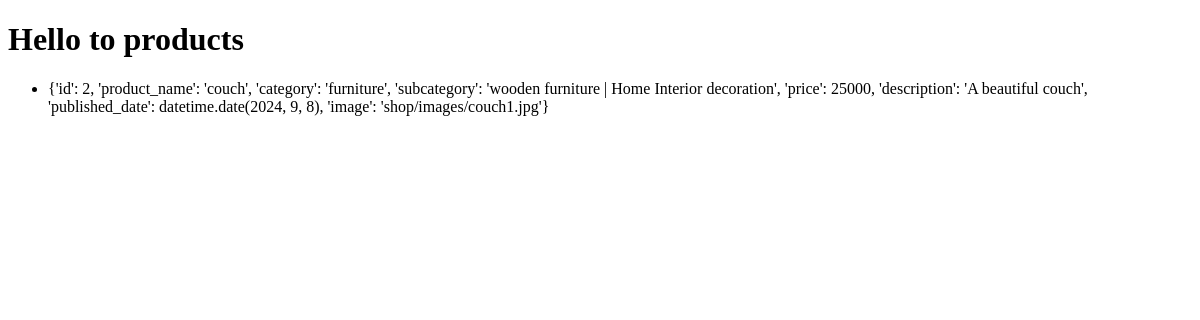
The app's page /shop/productView, older data.
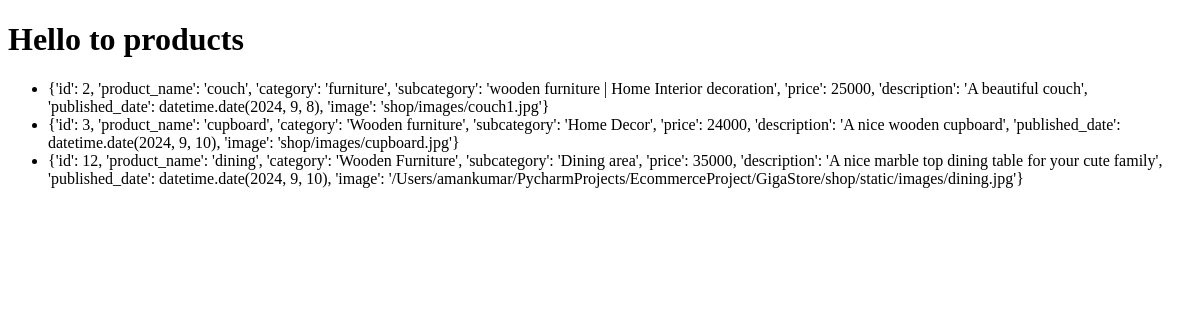
The same page, newer data.
### shop/models.py (models this page shows, shortened)
class Product(models.Model):
    product_id = models.AutoField
    product_name = models.CharField(max_length=50)
    category = models.CharField(max_length=50)
    subcategory = models.CharField(max_length=50, default="", blank=True)
    price = models.IntegerField(default=0)
    description = models.CharField(max_length=300, default="", blank=True)
    published_date = models.DateField()
    image = models.ImageField(upload_to='shop/images') # uploads into root media/shop/images

### shop/views.py (the view)
# urls.py: path("productView", views.product_view, name="shop_product_view"),
def product_view(request):
    from .models import Product
    object_list = Product.objects.all().values()
    return render(request, 'shop/product.html', {'object_list':object_list})

### shop/templates/shop/product.html (shortened to what this page needs)
<!DOCTYPE html>
<html lang="en">
<head>
</head>
<body>
<h1>Hello to products</h1>
<ul>
    {% for item in object_list %}
        <li>{{ item }}</li>
    {% endfor %}
</ul>
</body>
</html>

Row changes from the older to the newer data that the page shows:
added Product: item "{'id': 3, 'product_name': 'cupboard', 'category': 'Wooden furniture', 'subcategory': 'Home Decor', 'price': 24000, 'description': 'A nice wooden cupboard', 'published_date': datetime.date(2024, 9, 10), 'image': 'shop/images/cupboard.jpg'}"
added Product: item "{'id': 12, 'product_name': 'dining', 'category': 'Wooden Furniture', 'subcategory': 'Dining area', 'price': 35000, 'description': 'A nice marble top dining table for your cute family', 'published_date': datetime.date(2024, 9, 10), 'image': '/Users/amankumar/PycharmProjects/EcommerceProject/GigaStore/shop/static/images/dining.jpg'}"
